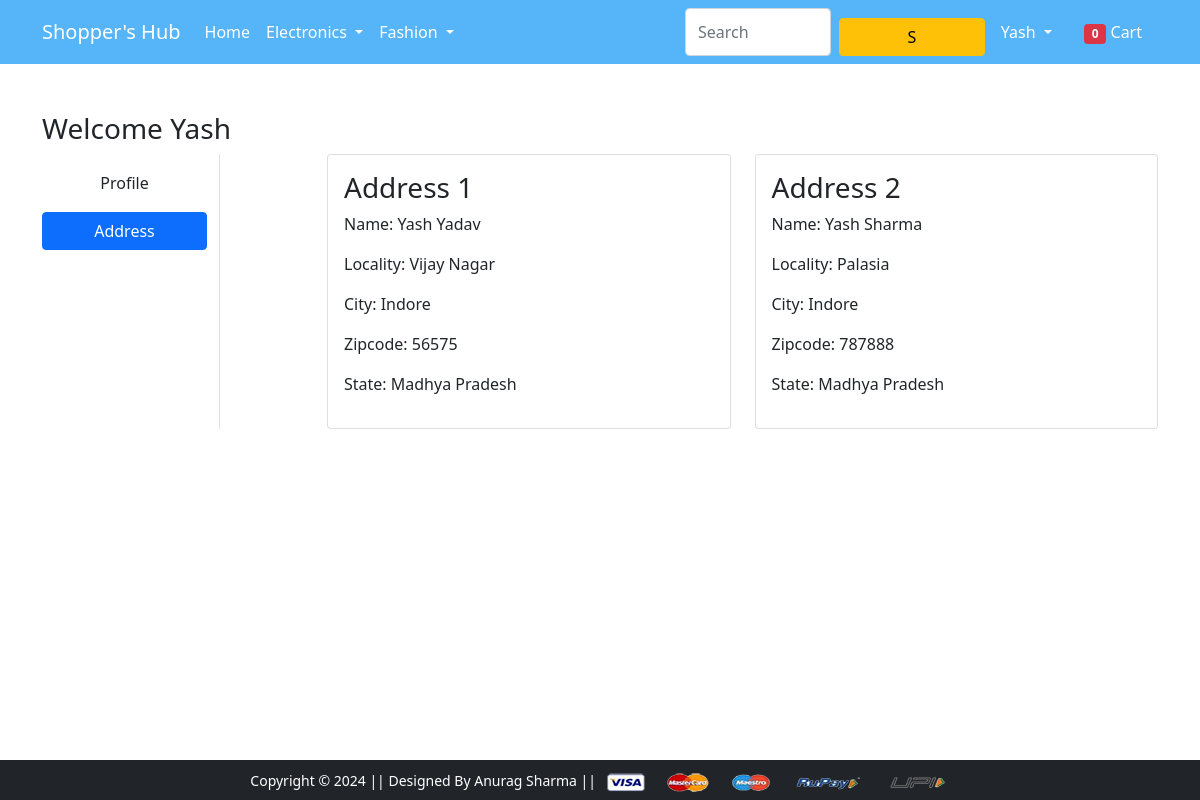
The page /address/ (signed in) on the database its author committed.
### app/models.py (models this page shows, shortened)
class Customer(models.Model):
    user = models.ForeignKey(User, on_delete=models.CASCADE)
    name = models.CharField(max_length=100)
    locality = models.CharField(max_length=200)
    city = models.CharField(max_length=50)
    zipcode = models.IntegerField()
    state = models.CharField(choices=STATE_CHOICES, max_length=100)

### app/views.py (the view)
# urls.py: path('address/', views.address, name='address'),
@login_required
def address(request):
	totalitem = 0
	add = Customer.objects.filter(user=request.user)
	if request.user.is_authenticated:
			totalitem = len (Cart.objects.filter(user=request.user))
	return render(request, 'app/address.html', {'add': add, 'active': 'btn-primary', 'totalitem':totalitem})

### app/templates/app/address.html (shortened to what this page needs)
{% extends 'app/base.html' %}
{% load static %}
{% block main-content %}
<div class="container my-5">
 <div class="row">
 <h3>Welcome <span class="text-capitalize">{{request.user}}</span></h3>
  <div class="col-sm-2 border-end">
   <ul class="list-unstyled">
    <li class="d-grid"><a href="{% url 'profile' %}" class="btn">Profile</a></li>
    <li class="d-grid"><a href="{% url 'address' %}" class="btn {{active}}">Address</a></li>
   </ul>
  </div>
  <div class="col-sm-9 offset-sm-1">
   <div class="row">
    {% for ad in add %}
    <div class="col-sm-6">
     <div class="card">
      <div class="card-body">
       <h3>Address {{forloop.counter}}</h3>
       <p>Name: {{ad.name}}</p>
       <p>Locality: {{ad.locality}}</p>
       <p>City: {{ad.city}}</p>
       <p>Zipcode: {{ad.zipcode}}</p>
       <p>State: {{ad.state}}</p>
      </div>
     </div>
    </div>
    {% endfor %}
   </div>
  </div>
 </div>
</div>
{% endblock main-content %}

### app/templates/app/base.html (shortened to what this page needs)
<!doctype html>
{% load static %}
<html lang="en">
  <head>
    <link href="https://cdn.jsdelivr.net/npm/bootstrap@5.0.0-beta1/dist/css/bootstrap.min.css" rel="stylesheet">
    <link rel="stylesheet" href="{% static 'app/css/owl.carousel.min.css' %}">
    <link rel="stylesheet" href="{% static 'app/css/all.min.css' %}">
    <link rel="stylesheet" href="{% static 'app/css/style.css' %}">
  </head>
  <body class="d-flex flex-column min-vh-100">
    <nav class="navbar navbar-expand-lg navbar-dark sticky-top" style="background-color: #56b4f8;">
     <div class="container">
       <a class="navbar-brand" href="/">Shopper's Hub</a>
       <div class="collapse navbar-collapse" id="navbarSupportedContent">
         <ul class="navbar-nav me-auto mb-2 mb-lg-0">
           <li class="nav-item">
             <a class="nav-link active" aria-current="page" href="/">Home</a>
           </li>
           <li class="nav-item dropdown">
             <a class="nav-link dropdown-toggle text-white" href="#" id="electronicsDropdown" role="button" data-bs-toggle="dropdown" aria-expanded="false">
               Electronics
             </a>
           </li>
           <li class="nav-item dropdown">
             <a class="nav-link dropdown-toggle text-white" href="#" id="fashionDropdown" role="button" data-bs-toggle="dropdown" aria-expanded="false">
               Fashion
             </a>
           </li>
         </ul>
         <form method="get" action="{% url 'search' %}" class="d-flex">
           <input class="form-control me-2" type="search" placeholder="Search" aria-label="Search" name="query" id="query">
           <button class="btn btn-warning" type="submit">S</button>
         </form>
         <div>
          <ul class="navbar-nav me-auto mb-2 mb-lg-0">
          {% if request.user.is_authenticated %}
           <li class="nav-item dropdown mx-2">
              <a class="nav-link dropdown-toggle text-white" href="#" id="profileDropdown" role="button" data-bs-toggle="dropdown" aria-expanded="false">
                {{ request.user.username|capfirst}}
              </a>
            </li>
            <li class="nav-item mx-2">
             <a href="{% url 'showcart' %}" class="nav-link text-white"><span class="badge bg-danger">{{totalitem}}</span> Cart </a>
            </li>
          {% endif %}
          </ul>
         </div>
       </div>
     </div>
    </nav>
    <main class="flex-grow-1">
    {% block main-content %} {% endblock main-content %}
    </main>
    <footer class="container-fluid bg-dark text-center p-2 mt-5 sticky-bottom">
        <small class="text-white">Copyright &copy; 2024 || Designed By Anurag Sharma || </small>
        <img src="{% static 'app/images/payment.png' %}" alt="" srcset="" class="img-fluid" height="2px">
    </footer>
  </body>
</html>

### app/static/app/css/style.css (style rules this page uses)
@media screen and (max-width: 1300px) { .btn { width: 100%; margin-top: 10px; } }

### rows shown on the page
Customer: name "Yash Yadav", locality "Vijay Nagar", city "Indore", zipcode "56575", state "Madhya Pradesh"
Customer: name "Yash Sharma", locality "Palasia", city "Indore", zipcode "787888", state "Madhya Pradesh"

### other values the page prints
{{ request.user.username|capfirst }} "Yash"
{{ totalitem }} "0"
{{ request.user }} "Yash"
